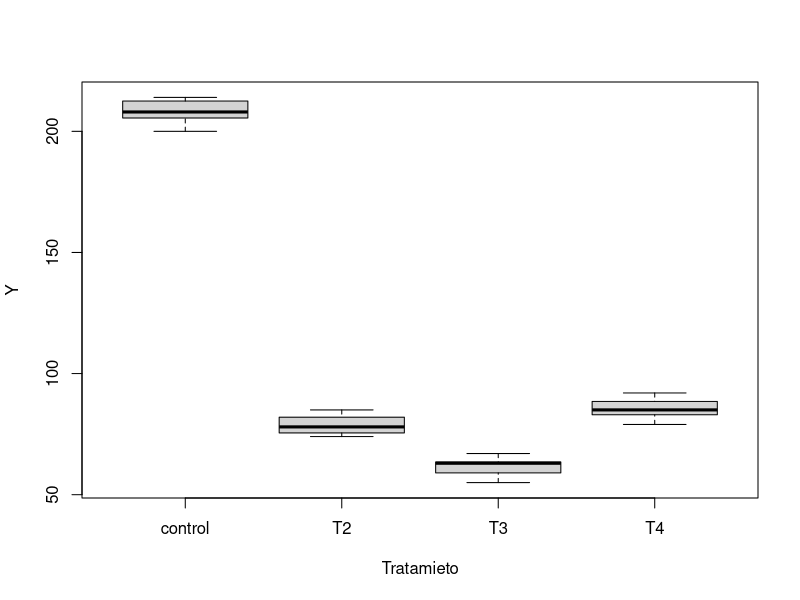
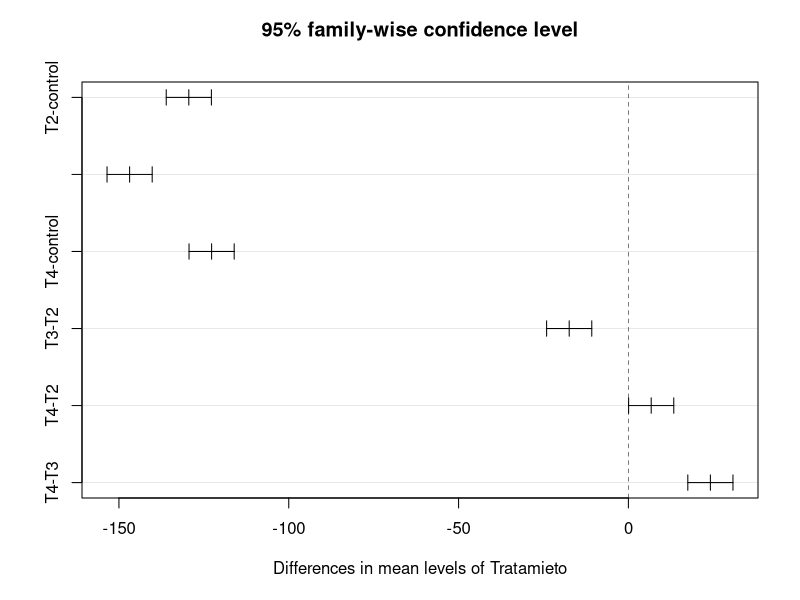
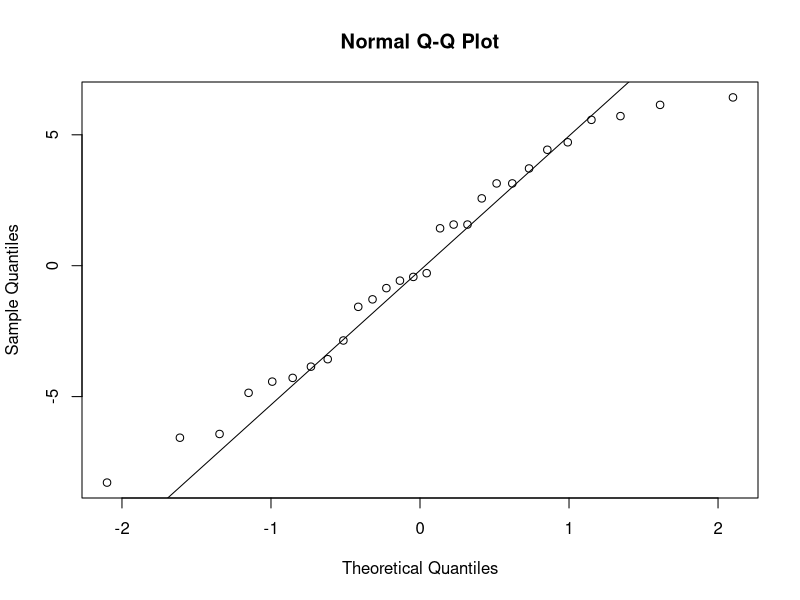
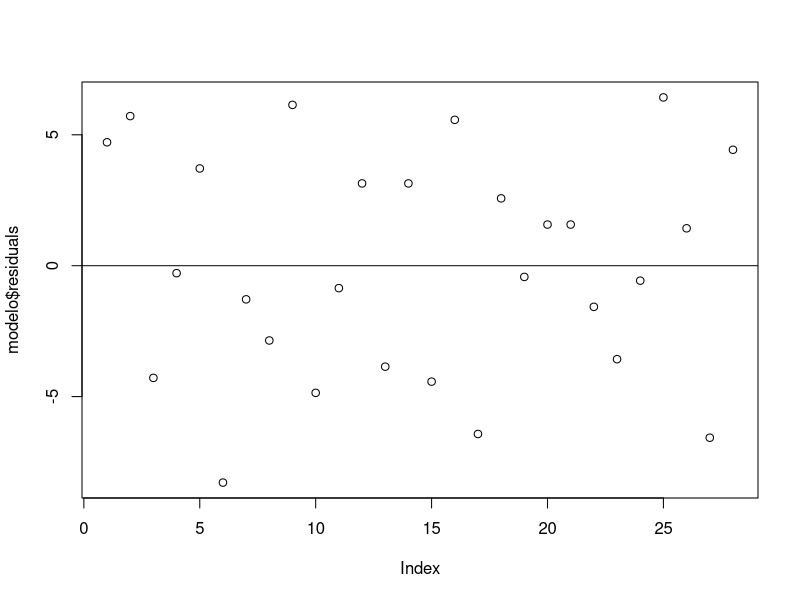
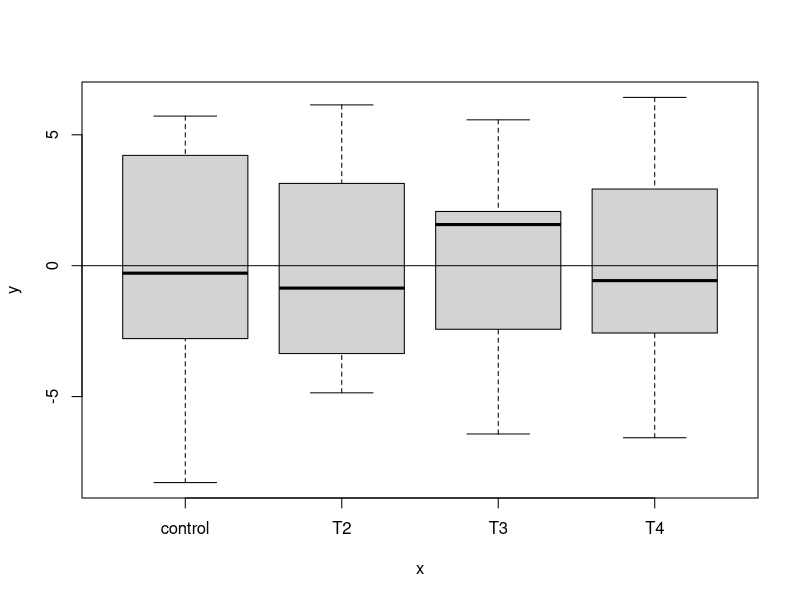
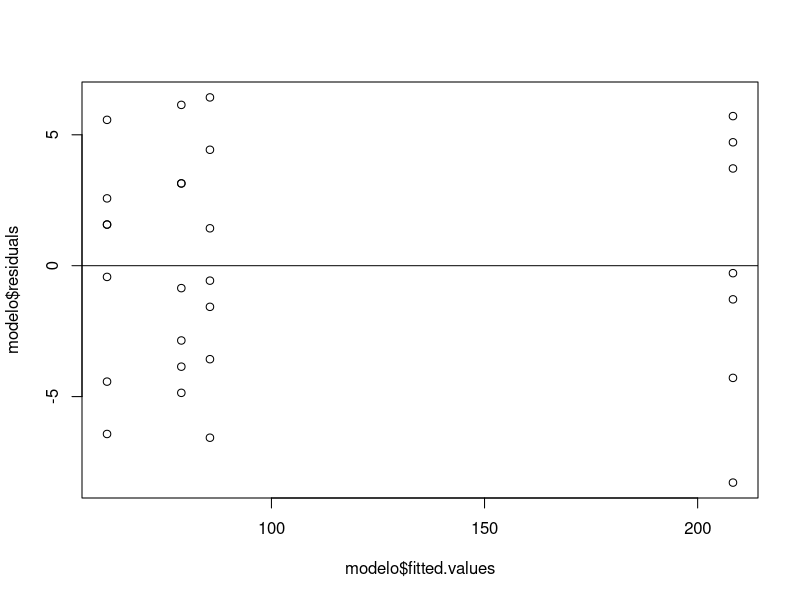

Here is the R script that generated these plots, in order:
df=read.csv("frijol.csv",sep=";")
df

str(df)

df$Tratamieto=as.factor(df$Tratamieto)
str(df)

boxplot(Y~Tratamieto,data=df)

modelo=aov(Y~Tratamieto,data=df)
summary(modelo)

tk=TukeyHSD(modelo)
tk

plot(tk)

1-pf(1559,3,24)

qqnorm(modelo$residuals)
qqline(modelo$residuals)

shapiro.test(modelo$residuals)

library("car")

leveneTest(Y~Tratamieto,data=df)

plot(modelo$residuals)
abline(h=0)
plot(df$Tratamieto,modelo$residuals)
abline(h=0)
plot(modelo$fitted.values,modelo$residuals)
abline(h=0)